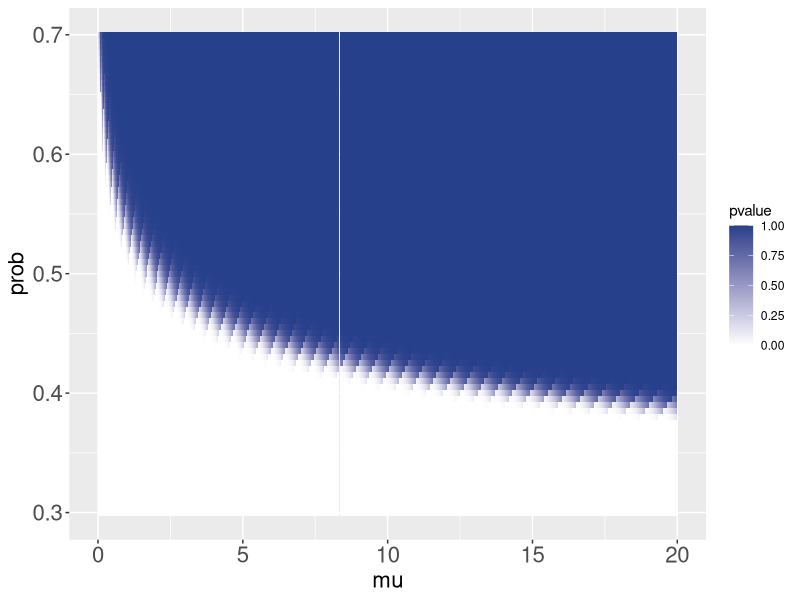
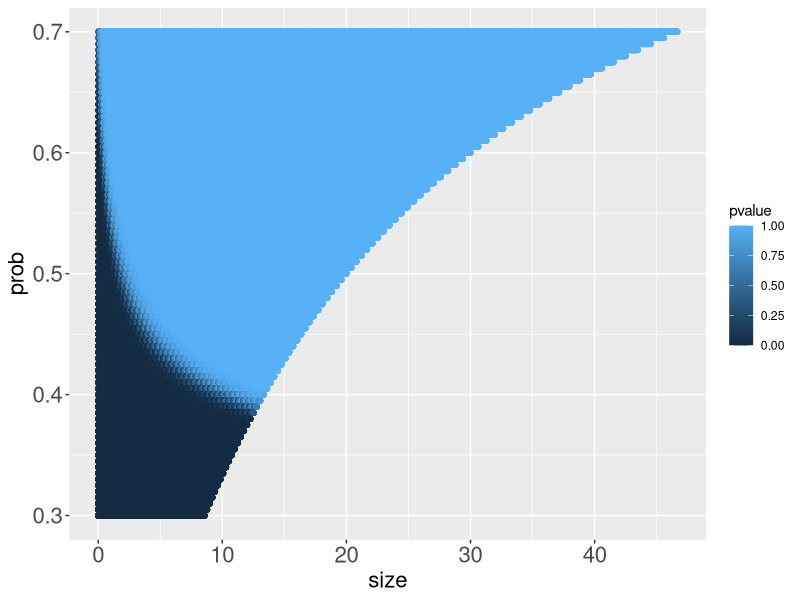

These figures' R source, in order:
library(ggplot2)
library(plyr)
library(dplyr)

check_poisson <- function(mu, prob) {
##  mu <- size * (1 - prob) / prob
    size <- mu * prob / (1 - prob)
    x_max <- max(qnbinom(1e-3, size, prob, lower.tail=FALSE), qpois(1e-3, mu, lower.tail=FALSE)) + 1
    xs <- 0:x_max

    value_actual <- dnbinom(xs, size, prob)
    value_expected <- dpois(xs, mu)
    value_actual <- c(value_actual, 1.0 - sum(value_actual))
    value_expected <- c(value_expected, 1.0 - sum(value_expected))

    ## degree of freedom = length(xs) + 1 (others) - 2 = x_max + 2 - 2
    k <- x_max
    residuals <- sum(((value_actual - value_expected)^2) / value_expected)
    list(size=size, pvalue=pchisq(residuals, k, lower.tail=FALSE))
}

mu_set <- seq(from=0.01, to=20, by=0.005)
prob_set <- seq(from=0.3, to=0.7, by=0.005)
df <- lapply(mu_set, function (mu) {
    result_set <- sapply(prob_set, function(prob) { check_poisson(mu, prob) })
    size_set <- unlist(result_set['size',])
    pvalue_set <- unlist(result_set['pvalue',])
    data.frame(mu=mu, prob=prob_set, size=size_set, pvalue=pvalue_set)
}) %>% ldply(data.frame)

font_size <- 16
png(filename='mu_prob.png', width=800, height=600)
g <- ggplot(df, aes(x=mu, y=prob))
g <- g + geom_tile(aes(fill=pvalue)) + scale_fill_gradient(low="white", high="royalblue4")
g <- g + theme(axis.text=element_text(family='sans', size=font_size),
               axis.title=element_text(family='sans', size=font_size),
               strip.text=element_text(family='sans', size=font_size),
               plot.title=element_text(family='sans', size=font_size))
plot(g)
dev.off()

png(filename='size_prob.png', width=800, height=600)
## df <- df %>% dplyr::arrange(size, prob)
g <- ggplot(df, aes(x=size, y=prob))
g <- g + geom_point(aes(color=pvalue))
g <- g + theme(axis.text=element_text(family='sans', size=font_size),
               axis.title=element_text(family='sans', size=font_size),
               strip.text=element_text(family='sans', size=font_size),
               plot.title=element_text(family='sans', size=font_size))
plot(g)
dev.off()
